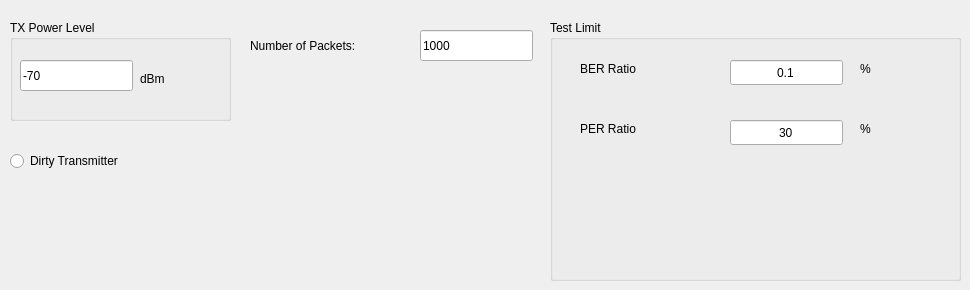
          <widget class="QWidget" name="tab_11">
           <attribute name="title">
            <string>Multi Sens.</string>
           </attribute>
           <widget class="QGroupBox" name="groupBox_25">
            <property name="geometry">
             <rect>
              <x>550</x>
              <y>20</y>
              <width>411</width>
              <height>261</height>
             </rect>
            </property>
            <property name="title">
             <string>Test Limit</string>
            </property>
            <widget class="QLabel" name="label_51">
             <property name="geometry">
              <rect>
               <x>30</x>
               <y>40</y>
               <width>141</width>
               <height>18</height>
              </rect>
             </property>
             <property name="text">
              <string>BER Ratio</string>
             </property>
            </widget>
            <widget class="QLineEdit" name="lineEdit_br_testlimit_multsens_per">
             <property name="geometry">
              <rect>
               <x>180</x>
               <y>100</y>
               <width>113</width>
               <height>25</height>
              </rect>
             </property>
             <property name="text">
              <string>30</string>
             </property>
             <property name="alignment">
              <set>Qt::AlignCenter</set>
             </property>
            </widget>
            <widget class="QLabel" name="label_52">
             <property name="geometry">
              <rect>
               <x>30</x>
               <y>100</y>
               <width>131</width>
               <height>18</height>
              </rect>
             </property>
             <property name="text">
              <string>PER Ratio</string>
             </property>
            </widget>
            <widget class="QLineEdit" name="lineEdit_br_testlimit_multsens_ber_2">
             <property name="geometry">
              <rect>
               <x>180</x>
               <y>40</y>
               <width>113</width>
               <height>25</height>
              </rect>
             </property>
             <property name="text">
              <string>0.1</string>
             </property>
             <property name="alignment">
              <set>Qt::AlignCenter</set>
             </property>
            </widget>
            <widget class="QLabel" name="label_53">
             <property name="geometry">
              <rect>
               <x>310</x>
               <y>40</y>
               <width>41</width>
               <height>18</height>
              </rect>
             </property>
             <property name="text">
              <string>%</string>
             </property>
            </widget>
            <widget class="QLabel" name="label_54">
             <property name="geometry">
              <rect>
               <x>310</x>
               <y>100</y>
               <width>41</width>
               <height>18</height>
              </rect>
             </property>
             <property name="text">
              <string>%</string>
             </property>
            </widget>
           </widget>
           <widget class="QLabel" name="label_55">
            <property name="geometry">
             <rect>
              <x>250</x>
              <y>36</y>
              <width>171</width>
              <height>20</height>
             </rect>
            </property>
            <property name="text">
             <string>Number of Packets:</string>
            </property>
           </widget>
           <widget class="QLineEdit" name="lineEdit_multsens_numberofbit_2">
            <property name="geometry">
             <rect>
              <x>420</x>
              <y>30</y>
              <width>113</width>
              <height>31</height>
             </rect>
            </property>
            <property name="text">
             <string>1000</string>
            </property>
           </widget>
           <widget class="QRadioButton" name="radioButton_brmultisens_dirtytx">
            <property name="geometry">
             <rect>
              <x>10</x>
              <y>150</y>
              <width>191</width>
              <height>22</height>
             </rect>
            </property>
            <property name="text">
             <string>Dirty Transmitter</string>
            </property>
           </widget>
           <widget class="QGroupBox" name="groupBox_27">
            <property name="geometry">
             <rect>
              <x>10</x>
              <y>20</y>
              <width>221</width>
              <height>101</height>
             </rect>
            </property>
            <property name="title">
             <string>TX Power Level</string>
            </property>
            <widget class="QLineEdit" name="lineEdit_br_multsens_txlevel">
             <property name="geometry">
              <rect>
               <x>10</x>
               <y>40</y>
               <width>113</width>
               <height>31</height>
              </rect>
             </property>
             <property name="text">
              <string>-70</string>
             </property>
            </widget>
            <widget class="QLabel" name="label_56">
             <property name="geometry">
              <rect>
               <x>130</x>
               <y>50</y>
               <width>51</width>
               <height>18</height>
              </rect>
             </property>
             <property name="text">
              <string>dBm</string>
             </property>
            </widget>
           </widget>
          </widget>
